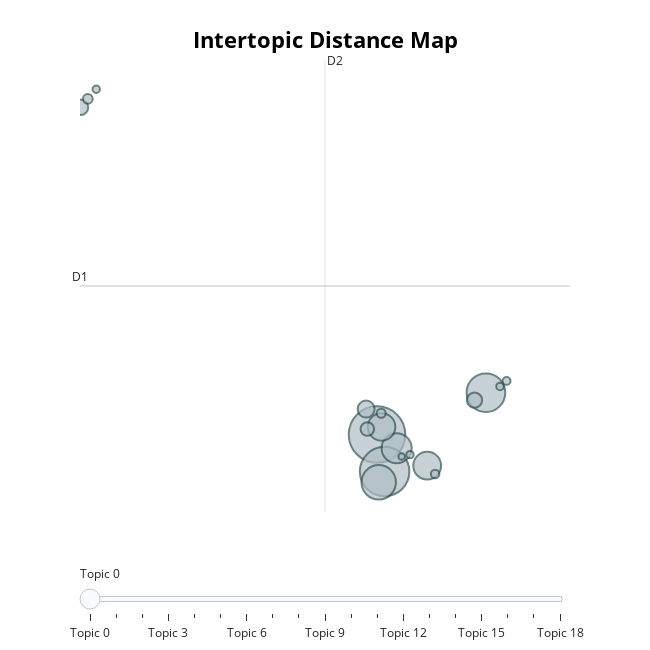

The notebook cell saved with this chart:
### Markdown cell above
### Discussions

### Code cell
# 1. Visualize updated topic clusters
fig_topics = topic_model.visualize_topics()
fig_topics.show()

# Exporting to HTML
fig_topics.write_html("topics_visualization.html")

### Figure 1 — Plotly figure (JSON) as saved in the notebook; plotly's stock layout.template omitted (floating-point values rounded to 4 significant figures)
{"data": [{"customdata": [[0, "wind | forecasting | speed | power | prediction", 888], [1, "energy | system | power | grid | battery", 679], [2, "production | waste | biogas | anaerobic | methane", 414], [3, "control | controller | power | mppt | maximum", 329], [4, "energy | water | neural | network | artificial", 251], [5, "energy | development | renewable | country | environmental", 214], [6, "fault | turbine | detection | system | wind", 210], [7, "image | solar | rooftop | panel | detection", 80], [8, "catalyst | hydrogen | reaction | activity | metal", 66], [9, "biodiesel | oil | engine | fuel | transesterification", 64], [10, "wave | marine | energy | project | offshore", 51], [11, "electrolyte | battery | electrode | material | electrochemical", 26], [12, "turbine | blade | design | wind | optimization", 23], [13, "student | engineering | teaching | education | course", 20], [14, "water | phytoplankton | lake | bacterial | biomass", 17], [15, "soil | microbial | community | plant | plfa", 16], [16, "membrane | oxygen | flux | permeation | perovskite", 15], [17, "material | molecular | discovery | molecule | property", 15], [18, "geothermal | seismic | geothermometers | reservoir | tunnel", 12]], "hovertemplate": "<b>Topic %{customdata[0]}</b><br>%{customdata[1]}<br>Size: %{customdata[2]}", "legendgroup": "", "marker": {"color": "#B0BEC5", "line": {"color": "DarkSlateGrey", "width": 2}, "size": [888, 679, 414, 329, 251, 214, 210, 80, 66, 64, 51, 26, 23, 20, 17, 16, 15, 15, 12], "sizemode": "area", "sizeref": 0.555, "symbol": "circle"}, "mode": "markers", "name": "", "orientation": "v", "showlegend": false, "type": "scatter", "x": [11.97, 12.28, 16.42, 12.04, 12.77, 14.02, 12.15, 11.52, -0.1372, 15.95, 11.57, 0.1608, 12.14, 14.34, 17.26, 16.99, 0.5052, 13.32, 12.98], "xaxis": "x", "y": [-5.348, -6.666, -3.856, -7.048, -5.834, -6.455, -5.073, -4.44, 6.311, -4.12, -5.152, 6.61, -4.587, -6.754, -3.436, -3.633, 6.954, -6.063, -6.129], "yaxis": "y"}], "layout": {"annotations": [{"showarrow": false, "text": "D1", "x": -0.1578, "y": -0.05406, "yshift": 10}, {"showarrow": false, "text": "D2", "x": 9.846, "xshift": 10, "y": 7.998}], "height": 650, "hoverlabel": {"bgcolor": "white", "font": {"family": "Rockwell", "size": 16}}, "legend": {"itemsizing": "constant", "tracegroupgap": 0}, "margin": {"t": 60}, "shapes": [{"line": {"color": "#CFD8DC", "width": 2}, "type": "line", "x0": 9.846, "x1": 9.846, "y0": -8.106, "y1": 7.998}, {"line": {"color": "#9E9E9E", "width": 2}, "type": "line", "x0": -0.1578, "x1": 19.85, "y0": -0.05406, "y1": -0.05406}], "sliders": [{"active": 0, "pad": {"t": 50}, "steps": [{"args": [{"marker.color": [["red", "#B0BEC5", "#B0BEC5", "#B0BEC5", "#B0BEC5", "#B0BEC5", "#B0BEC5", "#B0BEC5", "#B0BEC5", "#B0BEC5", "#B0BEC5", "#B0BEC5", "#B0BEC5", "#B0BEC5", "#B0BEC5", "#B0BEC5", "#B0BEC5", "#B0BEC5", "#B0BEC5"]]}], "label": "Topic 0", "method": "update"}, {"args": [{"marker.color": [["#B0BEC5", "red", "#B0BEC5", "#B0BEC5", "#B0BEC5", "#B0BEC5", "#B0BEC5", "#B0BEC5", "#B0BEC5", "#B0BEC5", "#B0BEC5", "#B0BEC5", "#B0BEC5", "#B0BEC5", "#B0BEC5", "#B0BEC5", "#B0BEC5", "#B0BEC5", "#B0BEC5"]]}], "label": "Topic 1", "method": "update"}, {"args": [{"marker.color": [["#B0BEC5", "#B0BEC5", "red", "#B0BEC5", "#B0BEC5", "#B0BEC5", "#B0BEC5", "#B0BEC5", "#B0BEC5", "#B0BEC5", "#B0BEC5", "#B0BEC5", "#B0BEC5", "#B0BEC5", "#B0BEC5", "#B0BEC5", "#B0BEC5", "#B0BEC5", "#B0BEC5"]]}], "label": "Topic 2", "method": "update"}, {"args": [{"marker.color": [["#B0BEC5", "#B0BEC5", "#B0BEC5", "red", "#B0BEC5", "#B0BEC5", "#B0BEC5", "#B0BEC5", "#B0BEC5", "#B0BEC5", "#B0BEC5", "#B0BEC5", "#B0BEC5", "#B0BEC5", "#B0BEC5", "#B0BEC5", "#B0BEC5", "#B0BEC5", "#B0BEC5"]]}], "label": "Topic 3", "method": "update"}, {"args": [{"marker.color": [["#B0BEC5", "#B0BEC5", "#B0BEC5", "#B0BEC5", "red", "#B0BEC5", "#B0BEC5", "#B0BEC5", "#B0BEC5", "#B0BEC5", "#B0BEC5", "#B0BEC5", "#B0BEC5", "#B0BEC5", "#B0BEC5", "#B0BEC5", "#B0BEC5", "#B0BEC5", "#B0BEC5"]]}], "label": "Topic 4", "method": "update"}, {"args": [{"marker.color": [["#B0BEC5", "#B0BEC5", "#B0BEC5", "#B0BEC5", "#B0BEC5", "red", "#B0BEC5", "#B0BEC5", "#B0BEC5", "#B0BEC5", "#B0BEC5", "#B0BEC5", "#B0BEC5", "#B0BEC5", "#B0BEC5", "#B0BEC5", "#B0BEC5", "#B0BEC5", "#B0BEC5"]]}], "label": "Topic 5", "method": "update"}, {"args": [{"marker.color": [["#B0BEC5", "#B0BEC5", "#B0BEC5", "#B0BEC5", "#B0BEC5", "#B0BEC5", "red", "#B0BEC5", "#B0BEC5", "#B0BEC5", "#B0BEC5", "#B0BEC5", "#B0BEC5", "#B0BEC5", "#B0BEC5", "#B0BEC5", "#B0BEC5", "#B0BEC5", "#B0BEC5"]]}], "label": "Topic 6", "method": "update"}, {"args": [{"marker.color": [["#B0BEC5", "#B0BEC5", "#B0BEC5", "#B0BEC5", "#B0BEC5", "#B0BEC5", "#B0BEC5", "red", "#B0BEC5", "#B0BEC5", "#B0BEC5", "#B0BEC5", "#B0BEC5", "#B0BEC5", "#B0BEC5", "#B0BEC5", "#B0BEC5", "#B0BEC5", "#B0BEC5"]]}], "label": "Topic 7", "method": "update"}, {"args": [{"marker.color": [["#B0BEC5", "#B0BEC5", "#B0BEC5", "#B0BEC5", "#B0BEC5", "#B0BEC5", "#B0BEC5", "#B0BEC5", "red", "#B0BEC5", "#B0BEC5", "#B0BEC5", "#B0BEC5", "#B0BEC5", "#B0BEC5", "#B0BEC5", "#B0BEC5", "#B0BEC5", "#B0BEC5"]]}], "label": "Topic 8", "method": "update"}, {"args": [{"marker.color": [["#B0BEC5", "#B0BEC5", "#B0BEC5", "#B0BEC5", "#B0BEC5", "#B0BEC5", "#B0BEC5", "#B0BEC5", "#B0BEC5", "red", "#B0BEC5", "#B0BEC5", "#B0BEC5", "#B0BEC5", "#B0BEC5", "#B0BEC5", "#B0BEC5", "#B0BEC5", "#B0BEC5"]]}], "label": "Topic 9", "method": "update"}, {"args": [{"marker.color": [["#B0BEC5", "#B0BEC5", "#B0BEC5", "#B0BEC5", "#B0BEC5", "#B0BEC5", "#B0BEC5", "#B0BEC5", "#B0BEC5", "#B0BEC5", "red", "#B0BEC5", "#B0BEC5", "#B0BEC5", "#B0BEC5", "#B0BEC5", "#B0BEC5", "#B0BEC5", "#B0BEC5"]]}], "label": "Topic 10", "method": "update"}, {"args": [{"marker.color": [["#B0BEC5", "#B0BEC5", "#B0BEC5", "#B0BEC5", "#B0BEC5", "#B0BEC5", "#B0BEC5", "#B0BEC5", "#B0BEC5", "#B0BEC5", "#B0BEC5", "red", "#B0BEC5", "#B0BEC5", "#B0BEC5", "#B0BEC5", "#B0BEC5", "#B0BEC5", "#B0BEC5"]]}], "label": "Topic 11", "method": "update"}, {"args": [{"marker.color": [["#B0BEC5", "#B0BEC5", "#B0BEC5", "#B0BEC5", "#B0BEC5", "#B0BEC5", "#B0BEC5", "#B0BEC5", "#B0BEC5", "#B0BEC5", "#B0BEC5", "#B0BEC5", "red", "#B0BEC5", "#B0BEC5", "#B0BEC5", "#B0BEC5", "#B0BEC5", "#B0BEC5"]]}], "label": "Topic 12", "method": "update"}, {"args": [{"marker.color": [["#B0BEC5", "#B0BEC5", "#B0BEC5", "#B0BEC5", "#B0BEC5", "#B0BEC5", "#B0BEC5", "#B0BEC5", "#B0BEC5", "#B0BEC5", "#B0BEC5", "#B0BEC5", "#B0BEC5", "red", "#B0BEC5", "#B0BEC5", "#B0BEC5", "#B0BEC5", "#B0BEC5"]]}], "label": "Topic 13", "method": "update"}, {"args": [{"marker.color": [["#B0BEC5", "#B0BEC5", "#B0BEC5", "#B0BEC5", "#B0BEC5", "#B0BEC5", "#B0BEC5", "#B0BEC5", "#B0BEC5", "#B0BEC5", "#B0BEC5", "#B0BEC5", "#B0BEC5", "#B0BEC5", "red", "#B0BEC5", "#B0BEC5", "#B0BEC5", "#B0BEC5"]]}], "label": "Topic 14", "method": "update"}, {"args": [{"marker.color": [["#B0BEC5", "#B0BEC5", "#B0BEC5", "#B0BEC5", "#B0BEC5", "#B0BEC5", "#B0BEC5", "#B0BEC5", "#B0BEC5", "#B0BEC5", "#B0BEC5", "#B0BEC5", "#B0BEC5", "#B0BEC5", "#B0BEC5", "red", "#B0BEC5", "#B0BEC5", "#B0BEC5"]]}], "label": "Topic 15", "method": "update"}, {"args": [{"marker.color": [["#B0BEC5", "#B0BEC5", "#B0BEC5", "#B0BEC5", "#B0BEC5", "#B0BEC5", "#B0BEC5", "#B0BEC5", "#B0BEC5", "#B0BEC5", "#B0BEC5", "#B0BEC5", "#B0BEC5", "#B0BEC5", "#B0BEC5", "#B0BEC5", "red", "#B0BEC5", "#B0BEC5"]]}], "label": "Topic 16", "method": "update"}, {"args": [{"marker.color": [["#B0BEC5", "#B0BEC5", "#B0BEC5", "#B0BEC5", "#B0BEC5", "#B0BEC5", "#B0BEC5", "#B0BEC5", "#B0BEC5", "#B0BEC5", "#B0BEC5", "#B0BEC5", "#B0BEC5", "#B0BEC5", "#B0BEC5", "#B0BEC5", "#B0BEC5", "red", "#B0BEC5"]]}], "label": "Topic 17", "method": "update"}, {"args": [{"marker.color": [["#B0BEC5", "#B0BEC5", "#B0BEC5", "#B0BEC5", "#B0BEC5", "#B0BEC5", "#B0BEC5", "#B0BEC5", "#B0BEC5", "#B0BEC5", "#B0BEC5", "#B0BEC5", "#B0BEC5", "#B0BEC5", "#B0BEC5", "#B0BEC5", "#B0BEC5", "#B0BEC5", "red"]]}], "label": "Topic 18", "method": "update"}]}], "title": {"font": {"color": "Black", "size": 22}, "text": "<b>Intertopic Distance Map</b>", "x": 0.5, "xanchor": "center", "y": 0.95, "yanchor": "top"}, "width": 650, "xaxis": {"anchor": "y", "domain": [0, 1], "range": [-0.1578, 19.85], "title": {"text": ""}, "visible": false}, "yaxis": {"anchor": "x", "domain": [0, 1], "range": [-8.106, 7.998], "title": {"text": ""}, "visible": false}}}
